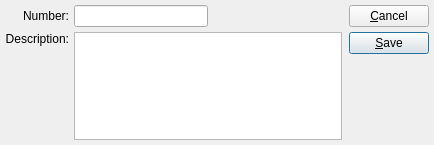
<?xml version="1.0" encoding="UTF-8"?>
<ui version="4.0">
 <comment>This file is part of the xTuple ERP: PostBooks Edition, a free and
open source Enterprise Resource Planning software suite,
Copyright (c) 1999-2018 by OpenMFG LLC, d/b/a xTuple.
It is licensed to you under the Common Public Attribution License
version 1.0, the full text of which (including xTuple-specific Exhibits)
is available at www.xtuple.com/CPAL.  By using this software, you agree
to be bound by its terms.</comment>
 <class>profitCenter</class>
 <widget class="QDialog" name="profitCenter">
  <property name="geometry">
   <rect>
    <x>0</x>
    <y>0</y>
    <width>434</width>
    <height>145</height>
   </rect>
  </property>
  <property name="windowTitle">
   <string>Profit Center Number</string>
  </property>
  <layout class="QHBoxLayout">
   <property name="spacing">
    <number>7</number>
   </property>
   <property name="margin">
    <number>5</number>
   </property>
   <item>
    <layout class="QGridLayout">
     <property name="margin">
      <number>0</number>
     </property>
     <property name="spacing">
      <number>5</number>
     </property>
     <item row="0" column="0">
      <widget class="QLabel" name="_numberLit">
       <property name="text">
        <string>Number:</string>
       </property>
       <property name="alignment">
        <set>Qt::AlignRight|Qt::AlignTrailing|Qt::AlignVCenter</set>
       </property>
      </widget>
     </item>
     <item row="1" column="1">
      <widget class="XTextEdit" name="_descrip"/>
     </item>
     <item row="0" column="1">
      <layout class="QHBoxLayout">
       <property name="spacing">
        <number>0</number>
       </property>
       <property name="margin">
        <number>0</number>
       </property>
       <item>
        <widget class="XLineEdit" name="_number"/>
       </item>
       <item>
        <spacer>
         <property name="orientation">
          <enum>Qt::Horizontal</enum>
         </property>
         <property name="sizeType">
          <enum>QSizePolicy::Expanding</enum>
         </property>
         <property name="sizeHint" stdset="0">
          <size>
           <width>51</width>
           <height>10</height>
          </size>
         </property>
        </spacer>
       </item>
      </layout>
     </item>
     <item row="1" column="0">
      <layout class="QVBoxLayout">
       <property name="spacing">
        <number>6</number>
       </property>
       <property name="margin">
        <number>0</number>
       </property>
       <item>
        <widget class="QLabel" name="_descripLit">
         <property name="sizePolicy">
          <sizepolicy hsizetype="Preferred" vsizetype="Fixed">
           <horstretch>0</horstretch>
           <verstretch>0</verstretch>
          </sizepolicy>
         </property>
         <property name="text">
          <string>Description:</string>
         </property>
         <property name="alignment">
          <set>Qt::AlignRight|Qt::AlignTrailing|Qt::AlignVCenter</set>
         </property>
        </widget>
       </item>
       <item>
        <spacer>
         <property name="orientation">
          <enum>Qt::Vertical</enum>
         </property>
         <property name="sizeType">
          <enum>QSizePolicy::Expanding</enum>
         </property>
         <property name="sizeHint" stdset="0">
          <size>
           <width>26</width>
           <height>58</height>
          </size>
         </property>
        </spacer>
       </item>
      </layout>
     </item>
    </layout>
   </item>
   <item>
    <layout class="QVBoxLayout">
     <property name="spacing">
      <number>5</number>
     </property>
     <property name="margin">
      <number>0</number>
     </property>
     <item>
      <widget class="QPushButton" name="_close">
       <property name="text">
        <string>&amp;Cancel</string>
       </property>
      </widget>
     </item>
     <item>
      <widget class="QPushButton" name="_save">
       <property name="text">
        <string>&amp;Save</string>
       </property>
       <property name="default">
        <bool>true</bool>
       </property>
      </widget>
     </item>
     <item>
      <spacer>
       <property name="orientation">
        <enum>Qt::Vertical</enum>
       </property>
       <property name="sizeType">
        <enum>QSizePolicy::Expanding</enum>
       </property>
       <property name="sizeHint" stdset="0">
        <size>
         <width>20</width>
         <height>20</height>
        </size>
       </property>
      </spacer>
     </item>
    </layout>
   </item>
  </layout>
 </widget>
 <layoutdefault spacing="6" margin="11"/>
 <customwidgets>
  <customwidget>
   <class>XLineEdit</class>
   <extends>QLineEdit</extends>
   <header>xlineedit.h</header>
   <container>1</container>
  </customwidget>
  <customwidget>
   <class>XTextEdit</class>
   <extends>QTextEdit</extends>
   <header>xtextedit.h</header>
  </customwidget>
 </customwidgets>
 <tabstops>
  <tabstop>_number</tabstop>
  <tabstop>_descrip</tabstop>
  <tabstop>_save</tabstop>
  <tabstop>_close</tabstop>
 </tabstops>
 <resources/>
 <connections>
  <connection>
   <sender>_close</sender>
   <signal>clicked()</signal>
   <receiver>profitCenter</receiver>
   <slot>reject()</slot>
   <hints>
    <hint type="sourcelabel">
     <x>20</x>
     <y>20</y>
    </hint>
    <hint type="destinationlabel">
     <x>20</x>
     <y>20</y>
    </hint>
   </hints>
  </connection>
 </connections>
</ui>
